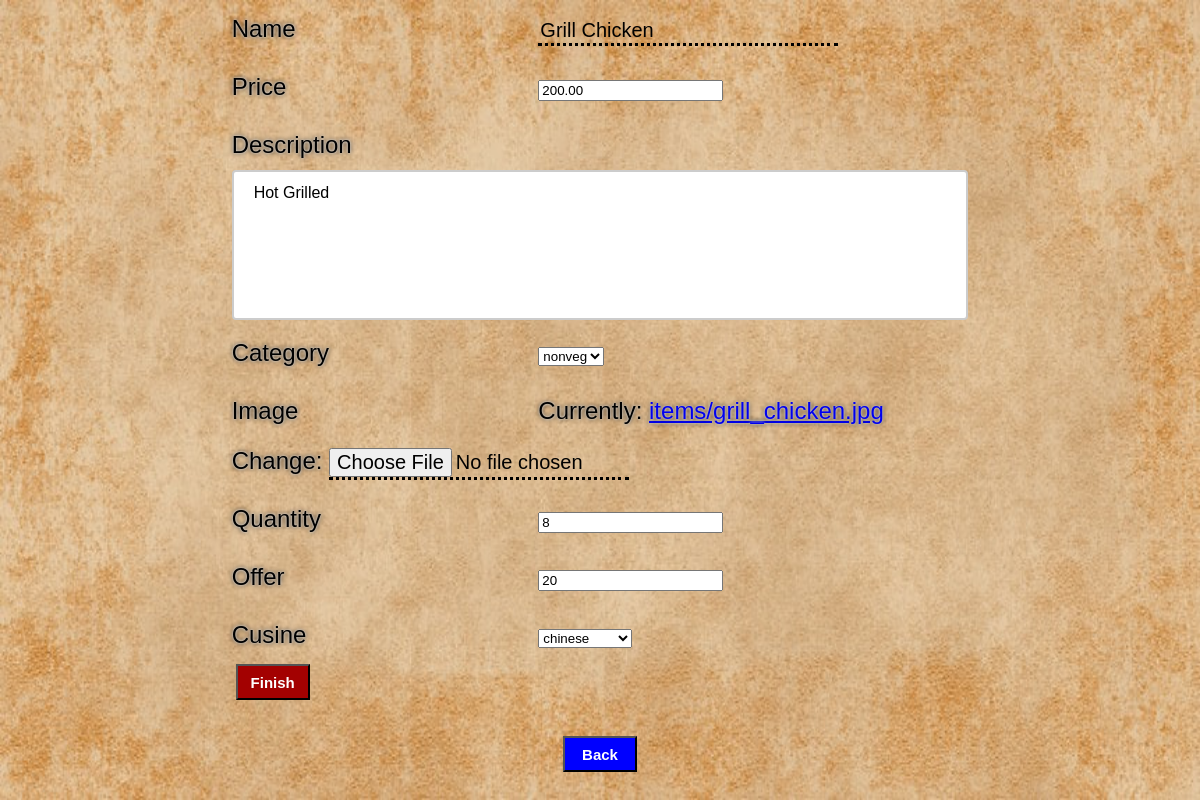
Page /update_item/7/ on the committed database.
### base/models.py (models this page shows, shortened)
class Items(models.Model):
    class Cusine(models.TextChoices):
        NORTH_INDIAN = 'NORTH INDIAN', 'north indian'
        CHINESE = 'CHINESE', 'chinese'
        SOUTH_INDIAN = 'SOUTH INDIAN', 'south indian'
        WESTERN = 'WESTERN', 'western'
    name = models.CharField(max_length=40)
    price = models.DecimalField(max_digits=5, decimal_places=2)
    description = models.TextField(max_length=200, null=True)
    category = models.CharField(max_length=8, choices=CustomerProfile.Preferences.choices ,default=CustomerProfile.Preferences.VEG)
    image = models.ImageField(upload_to="items/")
    quantity = models.PositiveIntegerField(null=True, validators=[MinValueValidator(0),])
    rating = models.DecimalField(max_digits=3, decimal_places=2, validators=[MinValueValidator(0.0), MaxValueValidator(5.0)], default=0,null=True)
    restaurant = models.ForeignKey(Restaurant,on_delete=models.CASCADE)
    offer = models.IntegerField(validators=[MaxValueValidator(100),MinValueValidator(0)],default=0)
    cusine = models.CharField(max_length=20, choices= Cusine.choices, default= Cusine.SOUTH_INDIAN)

### base/views.py (the view)
# urls.py: path('update_item/<str:pk>/', views.updateItem, name = 'update-item'),
def updateItem(request,pk):
    item = Items.objects.get(id = pk)
    form = ItemForm(instance= item)
    if request.method == 'POST':
        form = ItemForm(request.POST,request.FILES,instance = item)
        if form.is_valid():
            item = form.save(commit=False)
            item.save()
            return redirect('home')
    return render(request, "base/item_create.html",{'form': form})

### base/forms.py
class ItemForm(ModelForm):
    class Meta:
        model = Items
        exclude = ['rating','restaurant']

### base/templates/base/item_create.html (shortened to what this page needs)
{%load static%}
<html>
<head>
    <link rel="stylesheet" href="{%static 'styles/style.css'%}" />
</head>
<body class = "item-create">
    <form action="" method="POST" enctype="multipart/form-data">
        {%for field in form%}
        <div class = "table-addon">
            <label class="">
                {{field.label}}
            </label>
            {{field}}
        </div>
        {%endfor%}
            <input type="submit" value="Finish" style="margin-bottom: 20;"/>
    </form>
    <a href = "/" style="margin-bottom: 20;">
        <button class = "sub-button" style="background-color: blue;margin-left: auto;"> Back </button>
    </a>
</body>
</html>

### static/styles/style.css (style rules this page uses)
* { font-family: Arial, Helvetica, sans-serif; }
body { margin:0px; }
input:not([type="submit"],[type="number"]) { width: 300px; font-size: 20px; border: 0; outline: 0; background: transparent; border-bottom: 3px dotted black; }
label { display: inline-block; width: 300px; text-align: left; }
.sub-button { background-color: rgb(58, 1, 163); color: white; height: 36px; width: 74px; font-weight: bold; font-size: 15px; cursor: pointer; margin-left: 18px; }
.item-create { display: flex; justify-content: center; align-items: center; background-image: url("../images/brown.jpg"); background-size: 100% 100%; text-shadow: 0 0 3px #ffffff, 0 0 5px #000000; flex-direction: column; }
.table-addon { padding: 4; font-size:x-large; line-height: 50px; }
textarea { width: 100%; height: 150px; padding: 12px 20px; box-sizing: border-box; border: 2px solid #ccc; border-radius: 4px; background-color: #ffffff; font-size: 16px; resize: none; }
input[type = "submit"] { background-color: rgb(163, 1, 1); color: white; height: 36px; width: 74px; font-weight: bold; font-size: 15px; cursor: pointer; margin-left: 8px; }

### rows in the picture
Items: form "Grill Chicken" "200.00" "Hot Grilled" "nonveg" "8" "20" "chinese"

### other values in the picture
{{ field.label }} "Name" "Price" "Description" "Category" "Image" "Quantity" "Offer" "Cusine"
